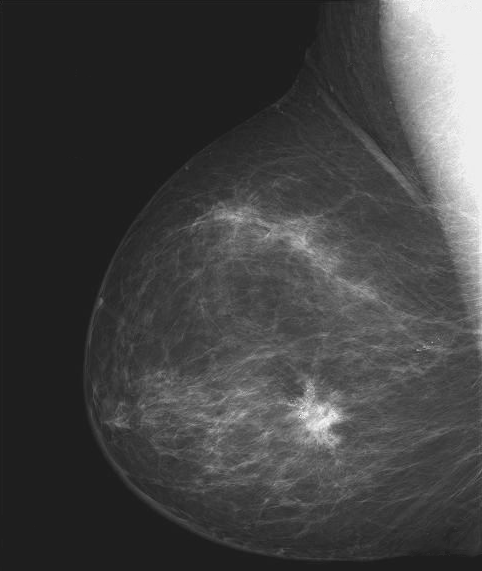
#> input picture CodigosPrepI/mamografia.tif, 482 x 571 px, found by its file name
$ jupyter execute trabalhoPratico1_Conv-MaicoTriaca-PrepI_Aula-Copy1.ipynb   (shell and % lines are left out)
#> lines starting #> are read from the running program, lines starting #| are printed output that depends on the picture
[cell 1]
import numpy as np
import matplotlib.pyplot as plt
import cv2

[cell 2]
# Passando a imagem para uma variável
imagem_original=cv2.imread('mamografia.tif')
#> imagem_original is the input picture: shape (571, 482, 3); min 21, max 255, mean 66.7
imagem_original=cv2.cvtColor(imagem_original, cv2.COLOR_BGR2GRAY)
#> imagem_original: shape (571, 482)

# Utilizando matplotlib para "plotar" a imagem
plt.imshow(imagem_original, cmap='gray')

# Convertendo a imagem para um numpy.array
imagem_array=np.array(imagem_original)

[cell 3]
imagem_original=[[10, 200, 10, 10],
                 [10, 200, 10, 10],
                 [10, 200, 10, 255],
                 [10, 200, 10, 10]]
imagem_original=np.asarray(imagem_original)

[cell 4]
def convolucao_2d(imagem_entrada, filtro, mediana=False):
    """
    Função que fará a convulução de uma dada imagem de acordo com
    o respectivo filtro (kernel).

    Parâmetros
    -----------
    imagem: numpy.array
        Imagem que sofrerá a convolução

    filtro: numpy.array
        Matrix responsável pela alteração na imagem

    Return
    -----------
    output_convolucao: numpy.array
        Imagem após o processo de convolução com seu respectivo
        filtro

    """
#> called with imagem_entrada = array of shape (4, 4), filtro = array of shape (3, 3), mediana = False
    # Aplicando correlação cruzada no filtro = *rotacionar em 180 para convolução*
    filtro=np.flipud(np.fliplr(filtro))
    # Declarando a saída da função
    output_convolucao=np.zeros(imagem_entrada.shape)

    # Aplicando zero padding na imagem_entrada para manter suas dimensões em output_convolucao
    imagem_zpadding=np.zeros((imagem_entrada.shape[0]+2, imagem_entrada.shape[1]+2))
    imagem_zpadding[1:-1, 1:-1]=imagem_entrada

    # Fazendo a verificação se sera usada a convolução mediana
    if mediana:
        for col in range((imagem_entrada.shape[1])):
            for linha in range((imagem_entrada.shape[0])):
                output_convolucao[linha, col]=np.median(imagem_zpadding[linha:linha+filtro.shape[0], col:col+filtro.shape[1]])
    else:
        # Realizando a operação de Produto Hadamard (element-wise multiplication)
        for col in range((imagem_entrada.shape[1])):
            for linha in range((imagem_entrada.shape[0])):
                output_convolucao[linha, col]=np.multiply(filtro,
                                                          imagem_zpadding[linha:linha+filtro.shape[0], col:col+filtro.shape[1]]).sum()
    return output_convolucao

[cell 5]
filtro_laplaciano_segunda=np.array([[-1,-1,-1], [-1,8,-1], [-1,-1,-1]]) #Por motivos de melhor visualização da convolução

imagem_conv_laplaciano = convolucao_2d(imagem_original, filtro_laplaciano_segunda)

[cell 6]
filtro_laplaciano_segunda_posi=np.array([[-1,-1,-1], [-1,8,-1], [-1,-1,-1]])*-1
filtro_laplaciano_segunda_posi
imagem_conv_laplaciano_posi = convolucao_2d(imagem_original, filtro_laplaciano_segunda_posi)

[cell 7]
#Plottando a comparação entre as imagens com diferentes filtros
fig, ax = plt.subplots(2,2, figsize=(10,10))

ax[0,0].imshow(imagem_original, cmap='gray', vmin=0, vmax=255)
ax[0,1].imshow(imagem_conv_laplaciano, cmap='gray', vmin=0, vmax=255)

#ax[1,0].imshow(imagem_conv_media, cmap='gray', vmin=0, vmax=255)
ax[1,1].imshow(imagem_conv_laplaciano_posi, cmap='gray', vmin=0, vmax=255)

#OBS: Manter os parâmetros vmin e vmax para não ocorrer uma má interpretação da convolução

titulos=['Imagem original - imagem_array',
         'Convolução - filtro laplaciano',
         'Convolução - filtro média',
         'Convolução - filtro laplaciano']

for obj, title in zip(ax.ravel(), titulos):
    obj.set_title(title, loc='center')
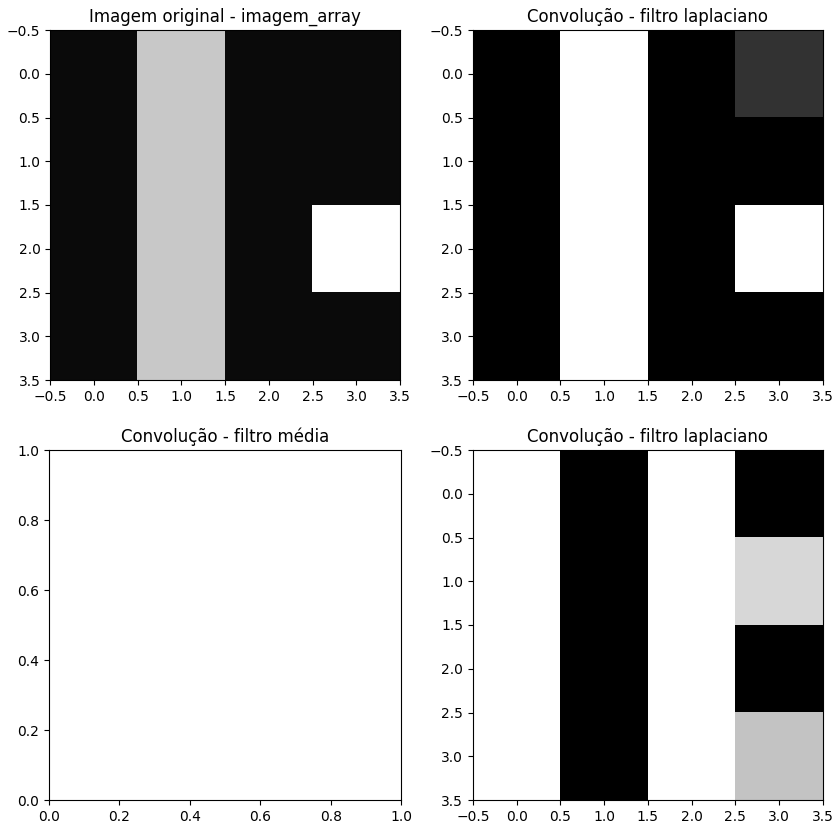
#> figure drawn by matplotlib, 3 panels
